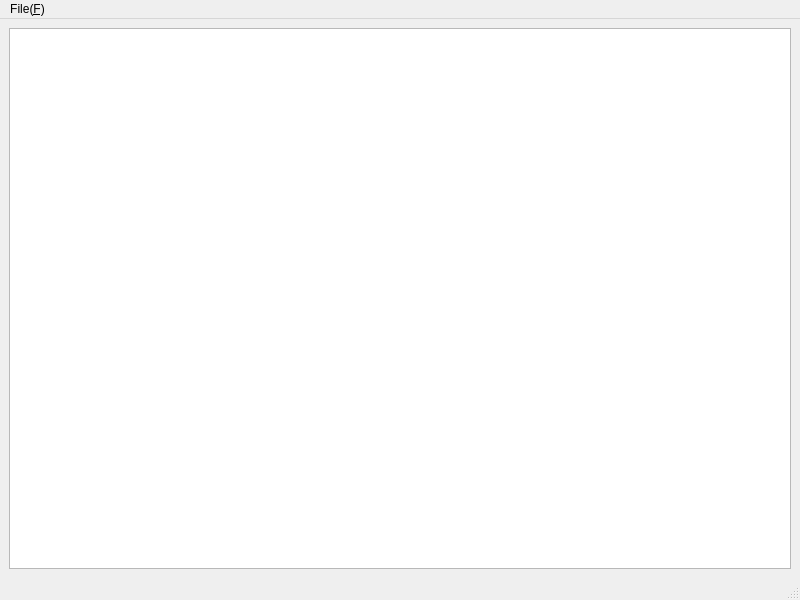
<?xml version="1.0" encoding="UTF-8"?>
<ui version="4.0">
 <class>MainWindow</class>
 <widget class="QMainWindow" name="MainWindow">
  <property name="geometry">
   <rect>
    <x>0</x>
    <y>0</y>
    <width>800</width>
    <height>600</height>
   </rect>
  </property>
  <property name="windowTitle">
   <string>MainWindow</string>
  </property>
  <widget class="QWidget" name="centralwidget">
   <layout class="QVBoxLayout" name="verticalLayout">
    <item>
     <widget class="QTextEdit" name="textEdit"/>
    </item>
   </layout>
  </widget>
  <widget class="QMenuBar" name="menubar">
   <property name="geometry">
    <rect>
     <x>0</x>
     <y>0</y>
     <width>800</width>
     <height>21</height>
    </rect>
   </property>
   <widget class="QMenu" name="menuFile">
    <property name="title">
     <string>File(&amp;F)</string>
    </property>
    <addaction name="actionNew_N"/>
    <addaction name="actionOpen_O"/>
    <addaction name="actionSave_as"/>
   </widget>
   <addaction name="menuFile"/>
  </widget>
  <widget class="QStatusBar" name="statusbar"/>
  <action name="actionNew_N">
   <property name="text">
    <string>New(&amp;N)</string>
   </property>
  </action>
  <action name="actionOpen_O">
   <property name="text">
    <string>Open(&amp;O)</string>
   </property>
  </action>
  <action name="actionSave_S">
   <property name="text">
    <string>Save(&amp;S)</string>
   </property>
  </action>
  <action name="actionSave_as">
   <property name="text">
    <string>Save as</string>
   </property>
  </action>
 </widget>
 <resources/>
 <connections/>
</ui>
